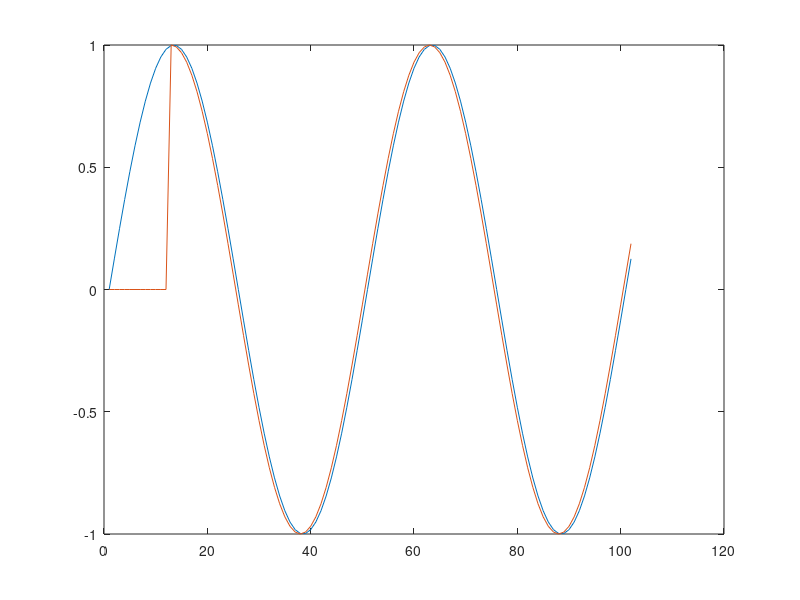

This figure's MATLAB source:
%% summary

%% reset
clear all;

%% user parameters
target_file = 'voice1.wav';     % the sound we're trying to recreate
source_file = 'voice1.wav';     % the sound we're making the target out of

%% setup
nT = ((0:101)/100)';
x = sin(2*pi*2*nT); % zeros(50, 1); %
y = cos(2*pi*2*nT); % zeros(50, 1); %
% x(5) = 1;
% y(11) = 1;
n_frames = 2 * max(length(x), length(y)) - 1;
rms_vector = zeros(n_frames, 1);
lag_vector = zeros(n_frames, 1);

%% find whatever it is this is called
for n = 1:n_frames
    % zero pad
    pad_len = floor(n_frames / 2) - n;
    
    % offset x and y
    if (pad_len > 0)
        x_ = [x; zeros(pad_len, 1)];
        y_ = [zeros(length(x_) - length(y), 1); y];
    else
        x_ = [zeros(abs(pad_len), 1); x];
        y_ = [y; zeros(length(x_) - length(y), 1)];
    end
    
    % get diff vector
    rms_vector(n) = rms(x_ - y_);
    lag_vector(n) = -pad_len;
    
    % plot
%     subplot(211); plot([x_, y_]);
%     subplot(212); plot(rms_vector);
%     drawnow; pause(0.01);
end

% find location where correlation is the greatest
[~, idx] = min(rms_vector);
offset = lag_vector(idx);

if offset < 0
    plot(x);
    hold on;
    y_hat = [zeros(-offset, 1); y];
    plot(y_hat(1:length(x)));
    hold off;
else
    plot(y);
    hold on;
    x_hat = [zeros(offset, 1); x];
    plot(x_hat(1:length(y)));
    hold off;
end







